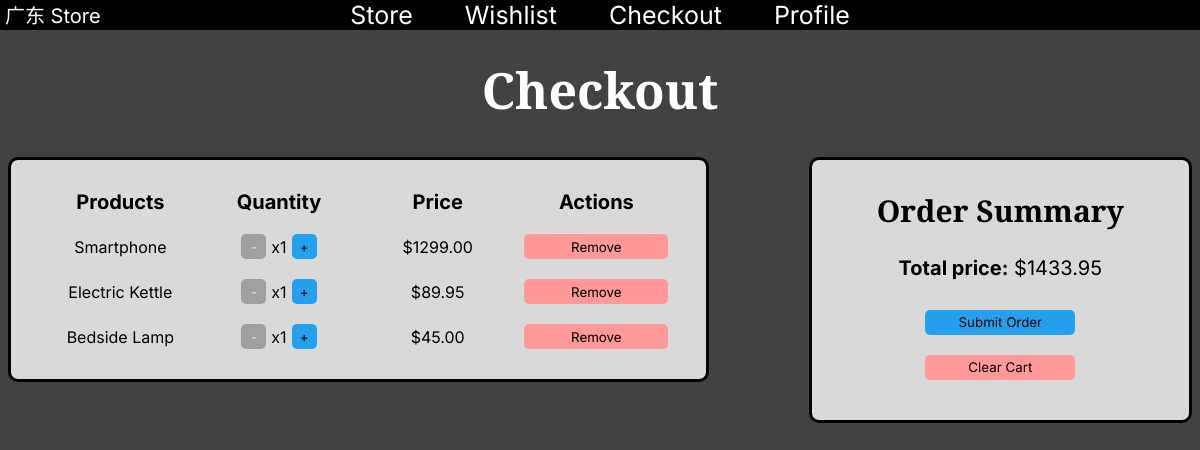
The app's page /checkout (signed in) with its own data.
### tables this page shows
CREATE TABLE "checkout" (
  `username` TEXT,
  `product_id` INTEGER,
  FOREIGN KEY (`username`)
      REFERENCES `customers`(`username`)
);

CREATE TABLE "products" (product_id INTEGER, category_id INTEGER, product TEXT, price DECIMAL, image TEXT, PRIMARY KEY (product_id), FOREIGN KEY (category_id) REFERENCES categories (category_id));

### main.py (the view)
@app.route('/checkout')
def checkout():
    if 'user' not in session:
        return render_template('login.html',
                               error="You need to login first to view your checkout")
    db = get_db()
    cursor = db.cursor()
    query = """
            SELECT products.*, checkout.username FROM checkout
            LEFT JOIN products ON products.product_id = checkout.product_id
            WHERE checkout.username = ?
    """
    user = session.get('user')
    cursor.execute(query, (user,))
    checkout_data = cursor.fetchall()
    grouped_checkout = {}
    total_price = 0
    for row in checkout_data:
        product_id = row[0]
        product_name = row[2]
        price = float(row[3])
        total_price += price
        if product_name in grouped_checkout:
            grouped_checkout[product_name]["quantity"] += 1
        else:
            grouped_checkout[product_name] = {"id": product_id, "price": price, "quantity": 1}
    return render_template('checkout.html', total=total_price, database=grouped_checkout)

### main.py (called while the page is built)
def get_db():
    db = getattr(g, '_database', None)
    if db is None:
        db = g._database = sqlite3.connect(DATABASE)
    return db

@app.teardown_appcontext
def close_connection(exception):
    db = getattr(g, '_database', None)
    if db is not None:
        db.close()

### website/templates/checkout.html (shortened to what this page needs)
{% extends "layout.html" %}
{% block body %}
<h1>Checkout</h1>
<div class="flex-container">
    <div class="checkout-card">
        <div class="checkout-header">
            <b>Products</b>
            <b>Quantity</b>
            <b>Price</b>
            <b>Actions</b>
        </div>
        {% for name, details in database.items() %}
            <div class="checkout-row">
                <p>{{ name }}</p>
                <div class="quantity-control">
                    <form action="{{ url_for('decrease_qty') }}" method="POST" style="display: inline;">
                        {% if details.quantity == 1 %}
                            <button type="button" class="button-qty disabled" disabled>-</button>
                        {% else %}
                            <button type="submit" class="button-qty">-</button>
                        {% endif %}
                    </form>
                    <p>x{{ details.quantity }}</p>
                    <form action="{{ url_for('increase_qty') }}" method="POST" style="display: inline;">
                        <button type="submit" class="button-qty">+</button>
                    </form>
                </div>
                <p>${{ "%.2f" | format(details.price * details.quantity) }}</p>
                <form action="{{ url_for('remove_from_checkout') }}" method="POST" style="display: inline;">
                    <button type="submit" class="remove cart-remove">Remove</button>
                </form>
            </div>
        {% endfor %}
    </div>
    <div class="order-summary-card">
        <h2>Order Summary</h2>
        <p><strong>Total price:</strong> ${{ "%.2f" | format(total) }}</p>
        <form action="{{ url_for('submit_order') }}" method="POST" style="display: inline;">
            <button type="submit">Submit Order</button><br>
        </form>
        <form action="{{ url_for('clear_cart') }}" method="POST" style="display: inline;">
            <button type="submit" class="remove">Clear Cart</button><br>
        </form>
    </div>
</div>
{% endblock %}

### website/static/styles.css (style rules this page uses)
body { background-color: #424242; }
header, a.navbar, h1, button.disabled, .page-404, .page-405 { color: white }
.product-card, .filters-card, .wishlist-card, .checkout-card, .order-summary-card, .orders-card, .details-card, .login-card, .signup-card { background-color: #D9D9D9; }
h1, h2 { font-family: 'Arvo'; }
header, h3, p, b, a, button, label { font-family: 'Inter'; }
nav, h1, h2, h3, .product-card, .wishlist-card, .checkout-card, .order-summary-card, .orders-card, .login-card, .signup-card, .page-404, .page-405 { text-align: center; }
header, h3, b, label, .order-summary-card p { font-size: 20px; }
h1 { font-size: 50px; }
h2 { font-size: 30px; margin-top: 0; }
button { width: 150px; height: 25px; border-width: 0; border-radius: 5px; background-color: #24A0ED; margin: 3px 0; }
button.remove { background-color: #FF9999; }
button.disabled { background-color: #666666; opacity: 0.5; }
.cart-remove { width: 12vw; max-width: 150px; }
.flex-container { display: flex; gap: 100px; justify-content: space-evenly; align-items: start; }
.checkout-card { width: 1000px; border: 3px solid black; padding: 30px; border-radius: 10px; display: grid; gap: 20px; }
.checkout-row p, .orders-row p { margin: 0; }
.checkout-row .remove { margin: auto; }
.quantity-control { display: flex; justify-content: center; align-items: center; gap: 5px; }
.button-qty { width: 25px; margin: auto; }
.order-summary-card { width: 500px; border: 3px solid black; padding: 30px; border-radius: 10px; gap: 20px; }
.order-summary-card button { margin: 10px 0; }
.checkout-header, .checkout-row { display: grid; grid-template-columns: repeat(4, 1fr); align-items: center; padding: 0; }

### records on screen
checkout: product "Smartphone", quantity "1", price "1299.00"
checkout: product "Electric Kettle", quantity "1"
products: details.price*details.quantity "89.95"
checkout: product "Bedside Lamp", quantity "1", price "45.00"

### other values on screen
{{ "%.2f" | format(total) }} "1433.95"
